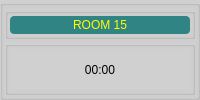
    <widget class="QGroupBox" name="groupBox_30">
     <property name="styleSheet">
      <string notr="true">background-color: rgb(208, 208, 208);</string>
     </property>
     <property name="title">
      <string/>
     </property>
     <layout class="QVBoxLayout" name="verticalLayout_83">
      <property name="spacing">
       <number>2</number>
      </property>
      <property name="margin">
       <number>2</number>
      </property>
      <item>
       <widget class="QGroupBox" name="groupBox_31">
        <property name="sizePolicy">
         <sizepolicy hsizetype="Preferred" vsizetype="Preferred">
          <horstretch>0</horstretch>
          <verstretch>1</verstretch>
         </sizepolicy>
        </property>
        <property name="title">
         <string/>
        </property>
        <layout class="QVBoxLayout" name="verticalLayout_84">
         <property name="spacing">
          <number>2</number>
         </property>
         <property name="margin">
          <number>2</number>
         </property>
         <item>
          <widget class="QLabel" name="label_16">
           <property name="styleSheet">
            <string notr="true">background-color: rgb(48, 132, 132);
color: rgb(255, 255, 0);
border-radius: 4px;
font: 12pt &quot;Alef&quot;;</string>
           </property>
           <property name="text">
            <string>ROOM 15</string>
           </property>
           <property name="alignment">
            <set>Qt::AlignCenter</set>
           </property>
          </widget>
         </item>
        </layout>
       </widget>
      </item>
      <item>
       <widget class="QGroupBox" name="box15">
        <property name="sizePolicy">
         <sizepolicy hsizetype="Preferred" vsizetype="Preferred">
          <horstretch>0</horstretch>
          <verstretch>3</verstretch>
         </sizepolicy>
        </property>
        <property name="font">
         <font>
          <pointsize>15</pointsize>
         </font>
        </property>
        <property name="title">
         <string/>
        </property>
        <property name="alignment">
         <set>Qt::AlignCenter</set>
        </property>
        <layout class="QVBoxLayout" name="verticalLayout_85">
         <property name="spacing">
          <number>2</number>
         </property>
         <property name="margin">
          <number>2</number>
         </property>
         <item>
          <widget class="QLabel" name="label15">
           <property name="sizePolicy">
            <sizepolicy hsizetype="Preferred" vsizetype="Preferred">
             <horstretch>0</horstretch>
             <verstretch>4</verstretch>
            </sizepolicy>
           </property>
           <property name="styleSheet">
            <string notr="true">font: 26pt &quot;MS Shell Dlg 2&quot;;</string>
           </property>
           <property name="text">
            <string>00:00</string>
           </property>
           <property name="alignment">
            <set>Qt::AlignCenter</set>
           </property>
          </widget>
         </item>
        </layout>
       </widget>
      </item>
     </layout>
    </widget>
